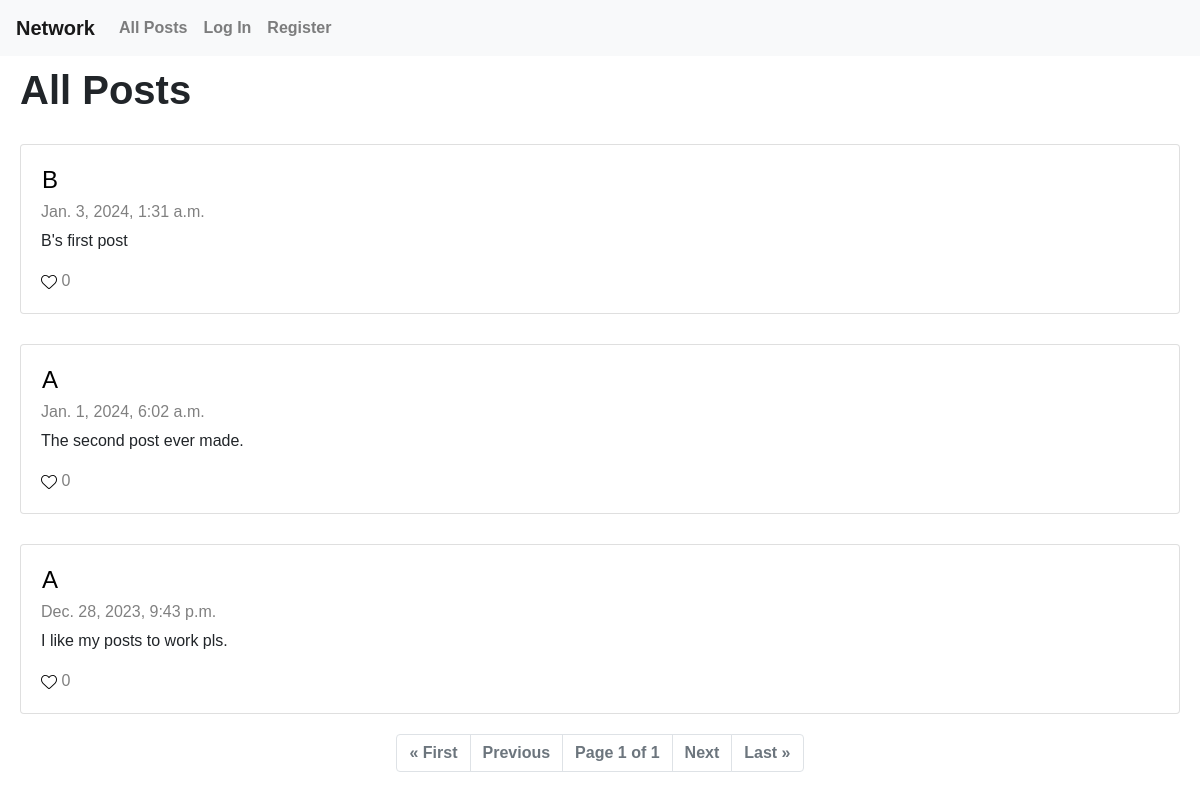
/, run on an earlier commit of the app's database.
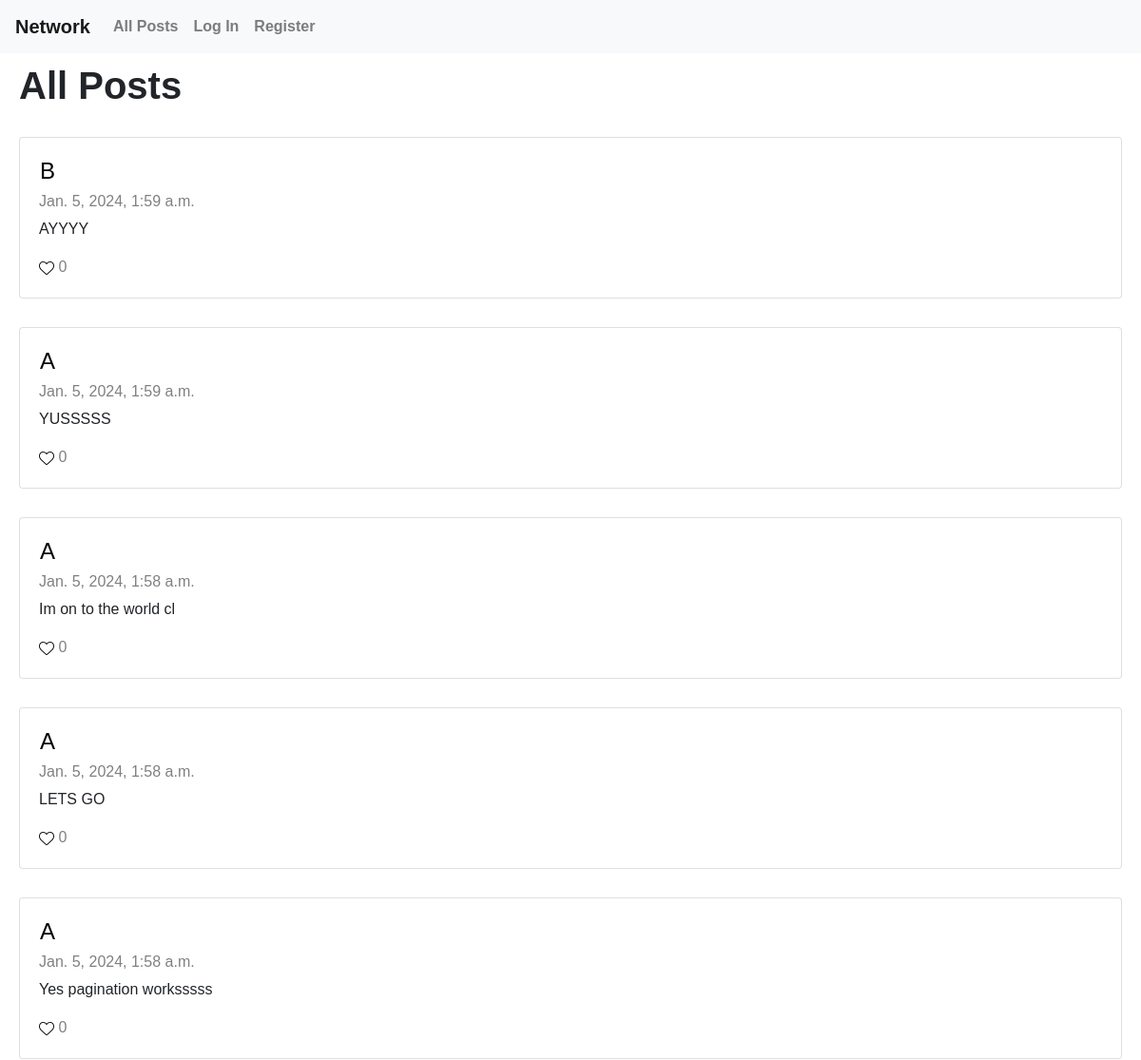
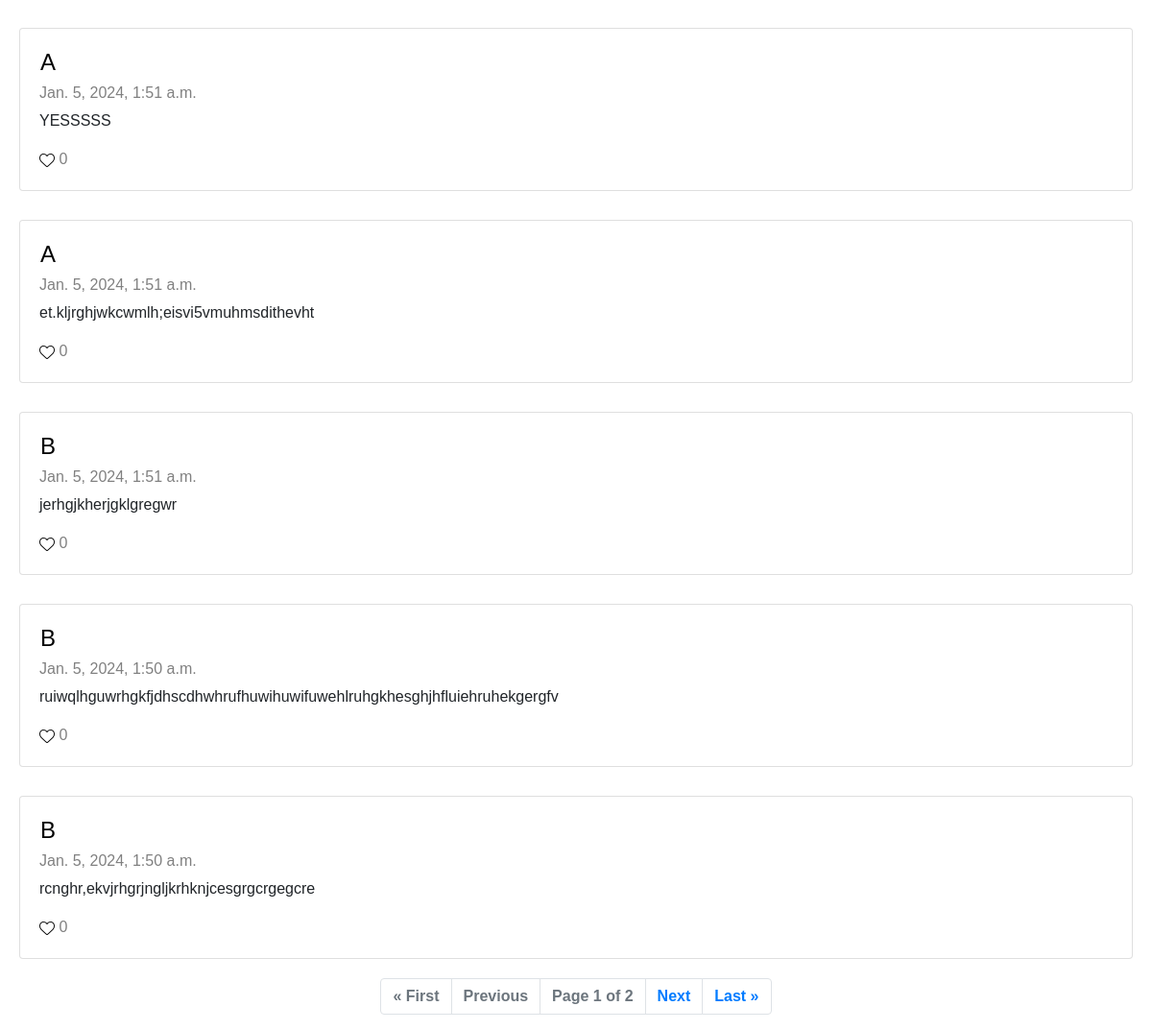
And on a later commit of the database (2 pictures, top to bottom).
### network/models.py (models this page shows, shortened)
class Post(models.Model):
    id = models.AutoField(primary_key=True)
    owner = models.ForeignKey(User, on_delete=models.CASCADE ,related_name='posts')
    content = models.CharField(max_length=500)
    timestamp = models.DateTimeField(auto_now_add=True)
    likes = models.IntegerField(default=0)

class User(AbstractUser):
    followers = models.ManyToManyField('self', null=True, blank=True, related_name='follows', symmetrical=False)
    following = models.ManyToManyField('self', null=True, blank=True, related_name='follower', symmetrical=False)

### network/views.py (the view)
# urls.py: path("", views.index, name="index"),
def index(request, following=None):
    if following == "following":
        title = "Following"
        posts= Post.objects.filter(owner__in=User.objects.filter(followers=request.user)).order_by('-timestamp')
    else:
        title = "All Posts"
        posts = Post.objects.all().order_by('-timestamp')
    paginator = Paginator(posts, 10)
    page_number = request.GET.get('page')
    page_obj = paginator.get_page(page_number)
    return render(request, "network/index.html", {
        "title" : title,
        "page_obj" : page_obj,
    })

### network/templates/network/index.html (shortened to what this page needs)
{% extends "network/layout.html" %}
{% block body %}
    <h1 class="header">{{title}}</h1>
    {% for post in page_obj %}
        <div class="card post">
            <div class="card-body">
                <table class="post_header">
                    <tr>
                        <td><a href="{% url 'profile' post.owner.id %}"><h4 class="card-title">{{ post.owner }}</h4></a></td>
                    </tr>
                </table>
                <h6 class="card-subtitle mb-2 text-body-secondary post_timestamp">{{ post.timestamp }}</h6>
                <p class="card-text {{ post.id }}">{{ post.content }}</p>
                <p class="card-text post_likes"><img src="../static/network/heart.png" alt="Empty Like Icon"> {{ post.likes }}</p>
            </div>
        </div>
        {% if post == page_obj|last %}
            <nav class="Page Control">
                <ul class="pagination justify-content-center">
                    {% if page_obj.has_previous %}
                        <li class="page-item"><a class="page-link link-dark" href="?page=1">&laquo; First</a></li>
                        <li class="page-item"><a class="page-link link-dark" href="?page={{ page_obj.previous_page_number }}">Previous</a></li>
                    {%else%}
                        <li class="page-item disabled"><a class="page-link" aria-disabled="true">&laquo; First</a></li>
                        <li class="page-item disabled"><a class="page-link" aria-disabled="true">Previous</a></li>
                    {% endif %}
                    <li class="disabled page-item"><a class="link-dark page-link" aria-disabled="true">Page {{ page_obj.number }} of {{ page_obj.paginator.num_pages }}</a></li>
                    {% if page_obj.has_next %}
                        <li class="page-item"><a class="page-link link-dark" href="?page={{ page_obj.next_page_number }}">Next</a></li>
                        <li class="page-item"><a class="page-link link-dark" href="?page={{ page_obj.paginator.num_pages }}">Last &raquo;</a></li>
                    {%else%}
                        <li class="page-item disabled"><a class="page-link" aria-disabled="true">Next</a></li>
                        <li class="page-item disabled"><a class="page-link" aria-disabled="true">Last &raquo;</a></li>
                    {% endif %}
                </ul>
            </nav>
        {%endif%}
    {%empty%}
        {% if title == "All Posts "%}
            <div class="center_message">There have been no posts made in Network as a whole</div>
        {% else %}
            <div class="center_message">From the people you follow there have been no posts made</div>
        {%endif%}
    {% endfor %}
{% endblock %}

What changed in the data, as far as the page shows it:
no longer on this page (row unchanged): Post: owner "B", timestamp "Jan. 3, 2024, 1:31 a.m.", content "B's first post", likes "0"
no longer on this page (row unchanged): Post: owner "A", timestamp "Jan. 1, 2024, 6:02 a.m.", content "The second post ever made.", likes "0"
no longer on this page (row unchanged): Post: owner "A", timestamp "Dec. 28, 2023, 9:43 p.m.", content "I like my posts to work pls.", likes "0", shows "« First", number "1", paginator.num_pages "1", shows "Next"
added Post: owner "B", timestamp "Jan. 5, 2024, 1:59 a.m.", content "AYYYY", likes "0"
added Post: owner "A", timestamp "Jan. 5, 2024, 1:59 a.m.", content "YUSSSSS", likes "0"
added Post: owner "A", timestamp "Jan. 5, 2024, 1:58 a.m.", content "Im on to the world cl", likes "0"
added Post: owner "A", timestamp "Jan. 5, 2024, 1:58 a.m.", content "LETS GO", likes "0"
added Post: owner "A", timestamp "Jan. 5, 2024, 1:58 a.m.", content "Yes pagination worksssss", likes "0"
added Post: owner "A", timestamp "Jan. 5, 2024, 1:51 a.m.", content "YESSSSS", likes "0"
added Post: owner "A", timestamp "Jan. 5, 2024, 1:51 a.m.", content "et.kljrghjwkcwmlh;eisvi5vmuhmsdithevht", likes "0"
added Post: owner "B", timestamp "Jan. 5, 2024, 1:51 a.m.", content "jerhgjkherjgklgregwr", likes "0"
added Post: owner "B", timestamp "Jan. 5, 2024, 1:50 a.m.", content "ruiwqlhguwrhgkfjdhscdhwhrufhuwihuwifuwehlruhgkhesghjhfluiehruhekgergfv", likes "0"
added Post: owner "B", timestamp "Jan. 5, 2024, 1:50 a.m.", content "rcnghr,ekvjrhgrjngljkrhknjcesgrgcrgegcre", likes "0", shows "« First", number "1", paginator.num_pages "2"
